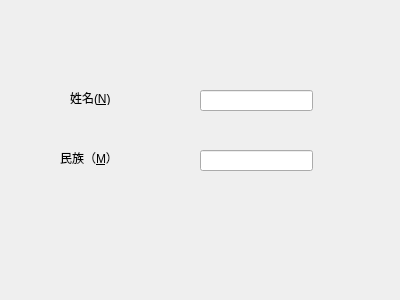
<?xml version="1.0" encoding="UTF-8"?>
<ui version="4.0">
 <class>Dialog</class>
 <widget class="QDialog" name="Dialog">
  <property name="geometry">
   <rect>
    <x>0</x>
    <y>0</y>
    <width>400</width>
    <height>300</height>
   </rect>
  </property>
  <property name="windowTitle">
   <string>Dialog</string>
  </property>
  <widget class="QLabel" name="label">
   <property name="geometry">
    <rect>
     <x>70</x>
     <y>90</y>
     <width>72</width>
     <height>15</height>
    </rect>
   </property>
   <property name="text">
    <string>姓名(&amp;N)</string>
   </property>
   <property name="buddy">
    <cstring>lineEdit</cstring>
   </property>
  </widget>
  <widget class="QLineEdit" name="lineEdit">
   <property name="geometry">
    <rect>
     <x>200</x>
     <y>90</y>
     <width>113</width>
     <height>21</height>
    </rect>
   </property>
  </widget>
  <widget class="QLabel" name="label_2">
   <property name="geometry">
    <rect>
     <x>60</x>
     <y>150</y>
     <width>72</width>
     <height>15</height>
    </rect>
   </property>
   <property name="text">
    <string>民族（&amp;M）</string>
   </property>
   <property name="buddy">
    <cstring>lineEdit_2</cstring>
   </property>
  </widget>
  <widget class="QLineEdit" name="lineEdit_2">
   <property name="geometry">
    <rect>
     <x>200</x>
     <y>150</y>
     <width>113</width>
     <height>21</height>
    </rect>
   </property>
  </widget>
 </widget>
 <layoutdefault spacing="6" margin="11"/>
 <tabstops>
  <tabstop>lineEdit_2</tabstop>
  <tabstop>lineEdit</tabstop>
 </tabstops>
 <resources/>
 <connections/>
</ui>
